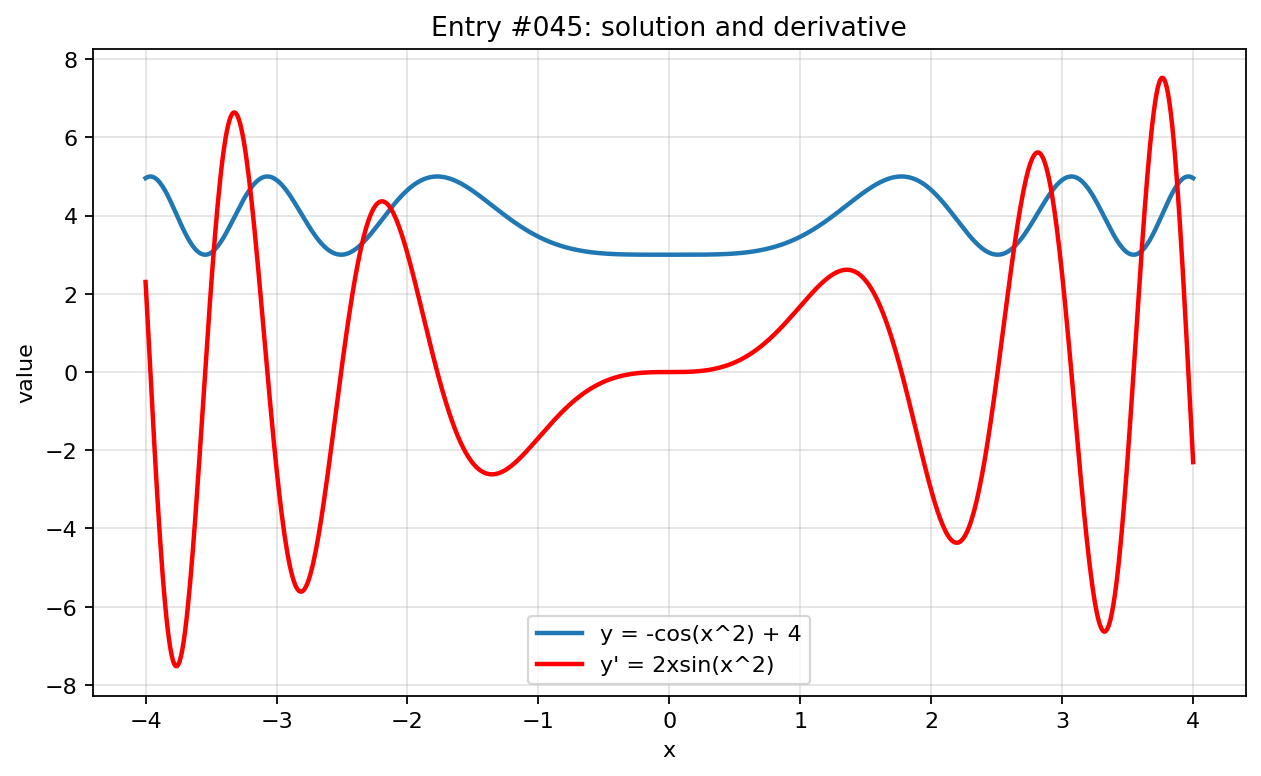

Reproduce this figure in Python.
import numpy as np
import matplotlib.pyplot as plt

x = np.linspace(-4, 4, 800)

with np.errstate(divide="ignore", invalid="ignore", over="ignore"):
    y = -np.cos(x**2) + 4
    y_prime = 2*x*np.sin(x**2)

plt.figure(figsize=(8, 5))
plt.plot(x, y, label="y = -cos(x^2) + 4", linewidth=2)
plt.plot(x, y_prime, label="y' = 2xsin(x^2)", linewidth=2, color="red")
plt.title("Entry #045: solution and derivative")
plt.xlabel("x")
plt.ylabel("value")
plt.grid(True, alpha=0.35)
plt.legend()
plt.tight_layout()
plt.show()
